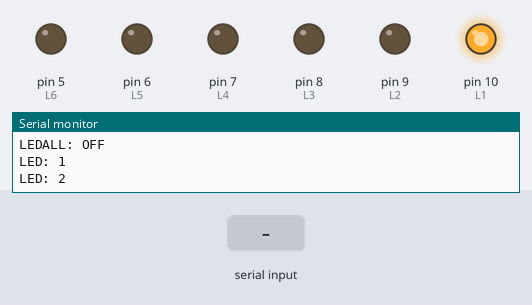
Simulated run of this sketch. Board: Arduino Uno, built for the host (arithmetic inside an expression is 32-bit, double 64-bit). Parts: output pins drawn as LEDs (lit = HIGH), the last lines printed to the serial monitor. Inputs (shaded band) come from the test bench.

Above: at 1.7 s.
1.8 s: "1\n" received over Serial
At 4.7 s:
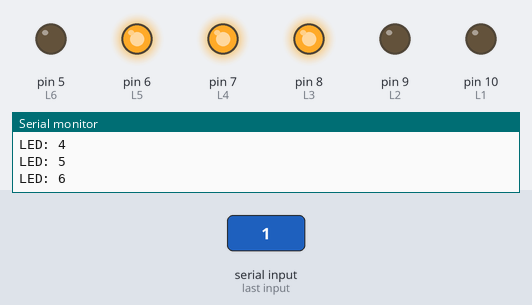
4.8 s: "2\n" received over Serial
At 7.7 s:
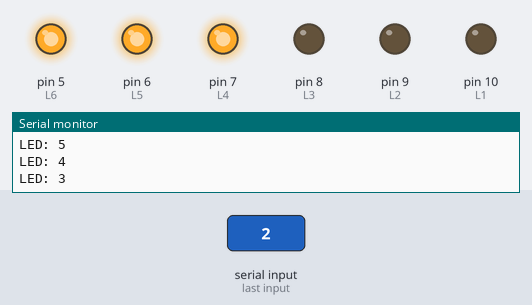
7.8 s: "1\n" received over Serial
At 9.4 s:
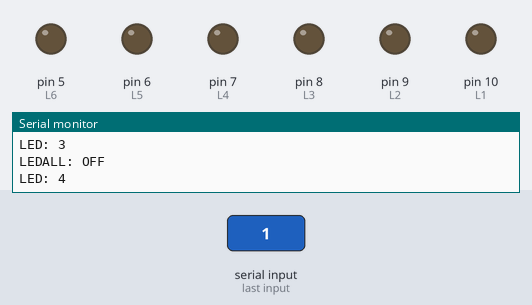
10.8 s: "2\n" received over Serial
At 12.9 s:
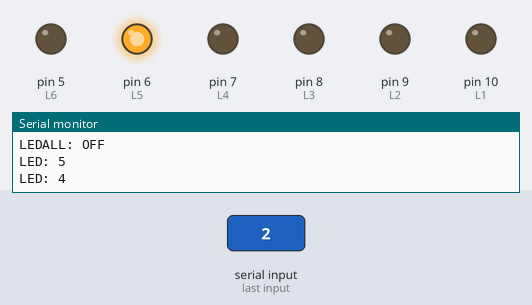
13.8 s: "90,45\n" received over Serial
At 16.7 s:
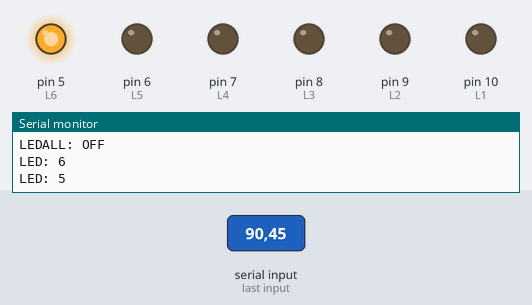
16.8 s: "30,150\n" received over Serial
Timing chart, 0 to 20.8 s (numbered marks = the images above; inputs shaded):
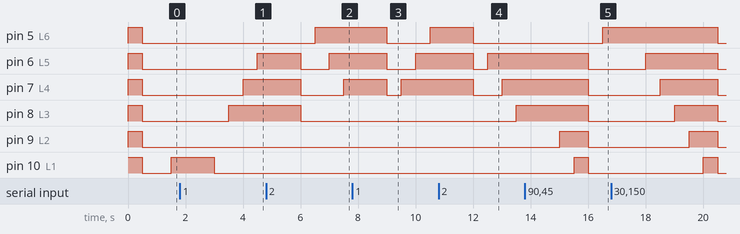

Measured:
- after the input at 1.8 s, pin 5 (L6): stays LOW (without the input it goes to HIGH after 2.2 s); pin 9 (L2): stays LOW (without the input it goes to HIGH after 0.20 s); pin 10 (L1): HIGH → LOW after 1.2 s instead of 2.7 s
- after the input at 4.8 s, pin 6 (L5): HIGH → LOW after 1.2 s instead of 0.70 s; pin 9 (L2): stays LOW (without the input it goes to HIGH after 1.7 s); pin 10 (L1): stays LOW (without the input it goes to HIGH after 1.2 s)
- after the input at 7.8 s, pin 7 (L4): HIGH → LOW after 1.2 s instead of 1.7 s; pin 8 (L3): stays LOW (without the input it goes to HIGH after 0.21 s); pin 9 (L2): stays LOW (without the input it goes to HIGH after 0.71 s); pin 10 (L1): stays LOW (without the input it goes to HIGH after 1.2 s)
- after the input at 10.8 s, pin 5 (L6): HIGH → LOW after 1.2 s instead of 0.21 s; pin 8 (L3): LOW → HIGH after 2.7 s instead of 1.7 s; pin 9 (L2): stays LOW (without the input it goes to HIGH after 1.2 s); pin 10 (L1): stays LOW (without the input it goes to HIGH after 0.71 s)
- after the input at 13.8 s, pin 5 (L6): LOW → HIGH after 2.7 s instead of 1.7 s; pin 8 (L3): HIGH → LOW after 2.2 s instead of 1.2 s

The sketch:

WhatAllLab1_3.ino
```cpp
#define L1 10
#define L2 9
#define L3 8
#define L4 7
#define L5 6
#define L6 5

int x = 0;
int s = 0;
String d;
String nd;

bool s1 = 0;
bool s2 = 0;
bool s3 = 0;
bool s4 = 0;
bool s5 = 0;
bool s6 = 0;

void setup() {
  Serial.begin(9600);

  pinMode(L1, OUTPUT);
  pinMode(L2, OUTPUT);
  pinMode(L3, OUTPUT);
  pinMode(L4, OUTPUT);
  pinMode(L5, OUTPUT);
  pinMode(L6, OUTPUT);

  digitalWrite(L1, 1);
  digitalWrite(L2, 1);
  digitalWrite(L3, 1);
  digitalWrite(L4, 1);
  digitalWrite(L5, 1);
  digitalWrite(L6, 1);

  delay(500);

  digitalWrite(L1, 0);
  digitalWrite(L2, 0);
  digitalWrite(L3, 0);
  digitalWrite(L4, 0);
  digitalWrite(L5, 0);
  digitalWrite(L6, 0);
}

void loop() {
  if (Serial.available() > 0) {
    nd = Serial.readStringUntil(" ");
    switch (nd.toInt()) {
      case 1:
        lightSwitch(0);
        s = 0;
        break;
      case 2:
        lightSwitch(0);
        s = 6;
        break;
      case 3:
        pause();
        break;
    }
  } else {
    digitalWrite(L1, s1);
    digitalWrite(L2, s2);
    digitalWrite(L3, s3);
    digitalWrite(L4, s4);
    digitalWrite(L5, s5);
    digitalWrite(L6, s6);

    lightSwitch(s - x % 7);
    delay(500);
    x++;
  }
}

void pause() {
  String state;
  do {
    if (Serial.available() > 0) {
      state = Serial.readStringUntil(" ");
    } else if (state != 3) {
      Serial.println("Type\"3\" again to play!");
    } else {

      digitalWrite(L1, s1);
      digitalWrite(L2, s2);
      digitalWrite(L3, s3);
      digitalWrite(L4, s4);
      digitalWrite(L5, s5);
      digitalWrite(L6, s6);
    }
  } while (state == 3);
  nd = d;
}


void lightSwitch(int i) {
  switch (abs(i)) {
    case 1:
      s1 = !s1;
      Serial.println("LED: 1");
      break;
    case 2:
      s2 = !s2;
      Serial.println("LED: 2");
      break;
    case 3:
      s3 = !s3;
      Serial.println("LED: 3");
      break;
    case 4:
      s4 = !s4;
      Serial.println("LED: 4");
      break;
    case 5:
      s5 = !s5;
      Serial.println("LED: 5");
      break;
    case 6:
      s6 = !s6;
      Serial.println("LED: 6");
      break;
    case 0:
      s1 = 0;
      s2 = 0;
      s3 = 0;
      s4 = 0;
      s5 = 0;
      s6 = 0;
      Serial.println("LEDALL: OFF");
      break;
    default:
      Serial.println("Error");
      break;
  }
}
```
